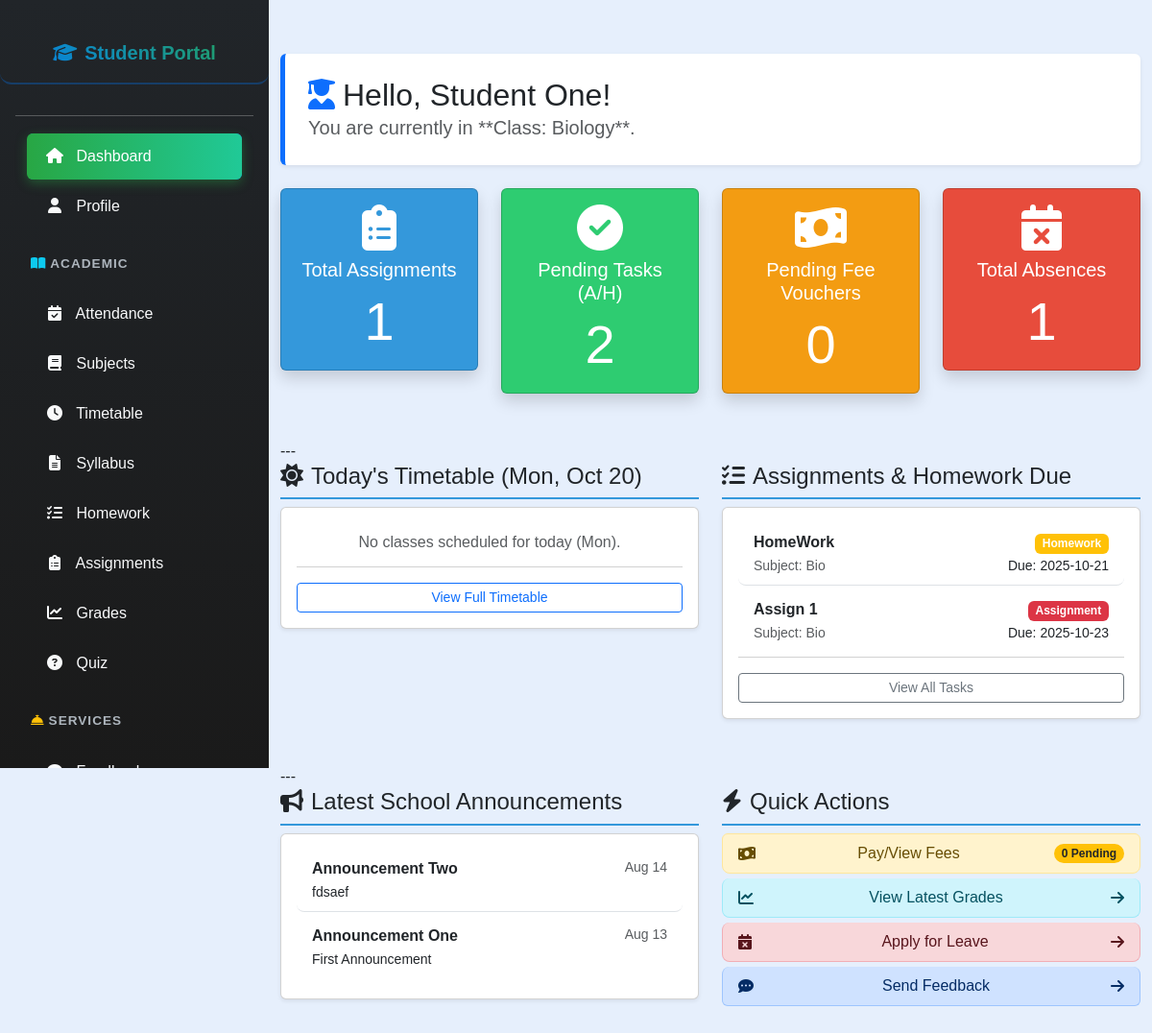
/student/student_dashboard.php (signed in), run on the app's committed database.
### tables this page shows
CREATE TABLE `users` (
  `user_id` int(11) NOT NULL,
  `usertype` enum('Teacher','Student') NOT NULL,
  `first_name` varchar(50) NOT NULL,
  `last_name` varchar(50) NOT NULL,
  `email` varchar(100) NOT NULL,
  `password_hash` varchar(255) NOT NULL,
  `gender` enum('Male','Female','Other') NOT NULL,
  `dob` date NOT NULL,
  `contact_number` varchar(20) DEFAULT NULL,
  `address` text DEFAULT NULL,
  `profile_picture` varchar(255) DEFAULT NULL,
  `class_id` int(11) DEFAULT NULL,
  `created_at` datetime DEFAULT current_timestamp(),
  `updated_at` datetime DEFAULT current_timestamp() ON UPDATE current_timestamp()
);

CREATE TABLE `classes` (
  `class_id` int(11) NOT NULL,
  `class_name` varchar(50) NOT NULL,
  `section` varchar(10) NOT NULL,
  `created_at` datetime DEFAULT current_timestamp()
);

CREATE TABLE `announcements` (
  `announcement_id` int(11) NOT NULL,
  `title` varchar(255) NOT NULL,
  `description` text NOT NULL,
  `created_at` datetime DEFAULT current_timestamp()
);

### student/student_dashboard.php (the view, shortened to what this page needs)
<?php
include('../config.php');
$student_id = $_SESSION["user_id"];
$stmt = $conn->prepare("SELECT u.first_name, u.last_name, u.class_id, c.class_name
                        FROM users u
                        JOIN classes c ON u.class_id = c.class_id
                        WHERE u.user_id = ?");
$stmt->bind_param("i", $student_id);
$stmt->execute();
$result = $stmt->get_result();
if ($result && $result->num_rows > 0) {
    $student = $result->fetch_assoc();
    $student_name = $student['first_name'] . " " . $student['last_name'];
    $class_id = $student['class_id'];
    $class_name = $student['class_name'];
} else {
    $student_name = "Student";
    $class_id = 0;
    $class_name = "N/A";
}
$assignmentStats = [
    'total_assigned' => 0,
    'total_submitted' => 0,
    'pending_submission' => 0
];
$sqlAssignmentStats = "SELECT
    (SELECT COUNT(assignment_id) FROM assignments WHERE class_id = ?) AS total_assigned,
    (SELECT COUNT(submission_id) FROM assignment_submissions WHERE student_id = ?) AS total_submitted";
$stmt = $conn->prepare($sqlAssignmentStats);
$stmt->bind_param("ii", $class_id, $student_id);
$stmt->execute();
$result = $stmt->get_result()->fetch_assoc();
$assignmentStats['total_assigned'] = $result['total_assigned'];
$assignmentStats['total_submitted'] = $result['total_submitted'];
$assignmentStats['pending_submission'] = $assignmentStats['total_assigned'] - $assignmentStats['total_submitted'];
$sqlToDo = "
(SELECT
    'Assignment' AS type,
    a.title,
    a.due_date,
    s.subject_name
FROM assignments a
JOIN subjects s ON a.subject_id = s.subject_id
WHERE a.class_id = ?
    AND a.due_date >= CURDATE()
    AND a.assignment_id NOT IN (SELECT assignment_id FROM assignment_submissions WHERE student_id = ?)
)
UNION ALL
(SELECT
    'Homework' AS type,
    h.title,
    h.due_date,
    s.subject_name
FROM homework h
JOIN subjects s ON h.subject_id = s.subject_id
WHERE h.class_id = ?
    AND h.due_date >= CURDATE()
)
ORDER BY due_date ASC
LIMIT 5";
$stmt = $conn->prepare($sqlToDo);
$stmt->bind_param("iii", $class_id, $student_id, $class_id);
$stmt->execute();
$resultToDo = $stmt->get_result();
$toDoList = $resultToDo->fetch_all(MYSQLI_ASSOC);
$today = date('D');
$sqlTodayTimetable = "SELECT t.start_time, s.subject_name, u.first_name AS teacher_first
                      FROM timetables t
                      JOIN subjects s ON t.subject_id = s.subject_id
                      JOIN users u ON t.teacher_id = u.user_id
                      WHERE t.class_id = ? AND t.day_of_week = ?
                      ORDER BY t.start_time ASC";
$stmt = $conn->prepare($sqlTodayTimetable);
$stmt->bind_param("is", $class_id, $today);
$stmt->execute();
$resultTodayTimetable = $stmt->get_result();
$todaySessions = $resultTodayTimetable->fetch_all(MYSQLI_ASSOC);
$sqlPendingFees = "SELECT COUNT(*) AS total_pending FROM fee_vouchers WHERE student_id = ? AND status = 'Pending'";
$stmt = $conn->prepare($sqlPendingFees);
$stmt->bind_param("i", $student_id);
$stmt->execute();
$result = $stmt->get_result()->fetch_assoc();
$totalPendingFees = $result['total_pending'];
$sqlTotalAbsences = "SELECT COUNT(*) AS total_absent FROM attendance WHERE student_id = ? AND status = 'Absent'";
$stmt = $conn->prepare($sqlTotalAbsences);
$stmt->bind_param("i", $student_id);
$stmt->execute();
$result = $stmt->get_result()->fetch_assoc();
$totalAbsences = $result['total_absent'];
$announcements = [];
$annStmt = $conn->prepare("SELECT title, description, created_at FROM announcements ORDER BY created_at DESC LIMIT 3");
$annStmt->execute();
$annResult = $annStmt->get_result();
while ($row = $annResult->fetch_assoc()) {
    $announcements[] = $row;
}
?>
<!DOCTYPE html>
<html lang="en">
<head>
<link href="https://cdn.jsdelivr.net/npm/bootstrap@5.3.0/dist/css/bootstrap.min.css" rel="stylesheet" />
<link href="https://cdnjs.cloudflare.com/ajax/libs/font-awesome/6.6.0/css/all.min.css" rel="stylesheet" />
</head>
<body>
<?php include('student_sidebar.php'); ?>
<div class="container my-4">
    <div class="p-4 mb-4 bg-white rounded shadow-sm border-start border-5 border-primary">
        <h2 class="mb-0 border-0 p-0"><i class="fas fa-user-graduate me-2 text-primary"></i>Hello, <?= htmlspecialchars($student_name) ?>!</h2>
        <p class="text-muted lead mb-0">You are currently in **Class: <?= htmlspecialchars($class_name) ?>**.</p>
    </div>
    <div class="row g-4 mb-5">
        <div class="col-lg-3 col-md-6">
            <div class="card stat-card text-center bg-custom-blue text-white shadow">
                <div class="card-body">
                    <i class="fas fa-clipboard-list fa-3x mb-2"></i>
                    <h5 class="card-title">Total Assignments</h5>
                    <p class="display-4 m-0"><?= $assignmentStats['total_assigned'] ?></p>
                </div>
            </div>
        </div>
        <div class="col-lg-3 col-md-6">
            <div class="card stat-card text-center bg-custom-green text-white shadow">
                <div class="card-body">
                    <i class="fas fa-check-circle fa-3x mb-2"></i>
                    <h5 class="card-title">Pending Tasks (A/H)</h5>
                    <p class="display-4 m-0"><?= count($toDoList) ?></p>
                </div>
            </div>
        </div>
        <div class="col-lg-3 col-md-6">
            <div class="card stat-card text-center bg-custom-yellow text-white shadow">
                <div class="card-body">
                    <i class="fas fa-money-bill-wave fa-3x mb-2"></i>
                    <h5 class="card-title">Pending Fee Vouchers</h5>
                    <p class="display-4 m-0"><?= $totalPendingFees ?></p>
                </div>
            </div>
        </div>
        <div class="col-lg-3 col-md-6">
            <div class="card stat-card text-center bg-custom-red text-white shadow">
                <div class="card-body">
                    <i class="fas fa-calendar-times fa-3x mb-2"></i>
                    <h5 class="card-title">Total Absences</h5>
                    <p class="display-4 m-0"><?= $totalAbsences ?></p>
                </div>
            </div>
        </div>
    </div>
    ---
    <div class="row g-4 mb-5">
        <div class="col-lg-6">
            <h4><i class="fas fa-sun me-2"></i>Today's Timetable (<?= htmlspecialchars(date('D, M d')) ?>)</h4>
            <div class="card shadow-sm p-3">
                <ul class="list-group list-group-flush">
                    <?php if ($todaySessions): ?>
                        <?php foreach ($todaySessions as $session): ?>
                            <li class="list-group-item d-flex justify-content-between align-items-center">
                                <div>
                                    <strong class="text-primary"><?= htmlspecialchars($session['subject_name']) ?></strong>
                                    <br><small class="text-muted">Teacher: <?= htmlspecialchars($session['teacher_first']) ?></small>
                                </div>
                                <span class="badge bg-secondary"><?= htmlspecialchars(date("g:i a", strtotime($session['start_time']))) ?></span>
                            </li>
                        <?php endforeach; ?>
                    <?php else: ?>
                        <li class="list-group-item text-muted text-center">No classes scheduled for today (<?= htmlspecialchars($today) ?>).</li>
                    <?php endif; ?>
                </ul>
                <a href="view_timetable.php" class="btn btn-outline-primary btn-sm mt-3">View Full Timetable</a>
            </div>
        </div>
        <div class="col-lg-6">
            <h4><i class="fas fa-tasks me-2"></i>Assignments & Homework Due</h4>
            <div class="card shadow-sm p-3">
                <ul class="list-group list-group-flush">
                    <?php if ($toDoList): ?>
                        <?php foreach ($toDoList as $task): ?>
                            <?php
                                $badge_color = ($task['type'] == 'Assignment') ? 'danger' : 'warning';
                                $link_file = ($task['type'] == 'Assignment') ? 'view_assignments.php' : 'view_homework.php';
                            ?>
                            <a href="<?= $link_file ?>" class="list-group-item list-group-item-action d-flex justify-content-between align-items-center">
                                <div>
                                    <strong><?= htmlspecialchars($task['title']) ?></strong>
                                    <br><small class="text-muted">Subject: <?= htmlspecialchars($task['subject_name']) ?></small>
                                </div>
                                <div class="text-end">
                                    <span class="badge bg-<?= $badge_color ?>"><?= htmlspecialchars($task['type']) ?></span>
                                    <br><small>Due: <?= htmlspecialchars($task['due_date']) ?></small>
                                </div>
                            </a>
                        <?php endforeach; ?>
                    <?php else: ?>
                        <li class="list-group-item text-muted text-center list-group-item-success">🎉 All caught up! No tasks due soon.</li>
                    <?php endif; ?>
                </ul>
                <a href="view_assignments.php" class="btn btn-outline-secondary btn-sm mt-3">View All Tasks</a>
            </div>
        </div>
    </div>
    ---
    <div class="row g-4 mb-5">
        <div class="col-lg-6">
            <h4><i class="fas fa-bullhorn me-2"></i>Latest School Announcements</h4>
            <div class="card shadow-sm p-3">
                <ul class="list-group list-group-flush">
                    <?php if ($announcements): ?>
                        <?php foreach ($announcements as $ann): ?>
                            <li class="list-group-item d-flex justify-content-between align-items-start">
                                <div>
                                    <strong><?= htmlspecialchars($ann['title']) ?></strong>
                                    <p class="mb-0 text-truncate" style="max-width: 90%;"><small><?= nl2br(htmlspecialchars($ann['description'])) ?></small></p>
                                </div>
                                <small class="text-muted text-nowrap"><?= htmlspecialchars(date('M d', strtotime($ann['created_at']))) ?></small>
                            </li>
                        <?php endforeach; ?>
                    <?php else: ?>
                        <li class="list-group-item text-muted text-center">No recent announcements.</li>
                    <?php endif; ?>
                </ul>
            </div>
        </div>
        <div class="col-lg-6">
            <h4><i class="fas fa-bolt me-2"></i>Quick Actions</h4>
            <div class="list-group">
                <a href="student_fee_portal.php" class="list-group-item list-group-item-action d-flex justify-content-between align-items-center list-group-item-warning">
                    <i class="fas fa-money-bill-wave me-2"></i> Pay/View Fees
                    <span class="badge bg-warning text-dark rounded-pill"><?= $totalPendingFees ?> Pending</span>
                </a>
                <a href="view_grades.php" class="list-group-item list-group-item-action d-flex justify-content-between align-items-center list-group-item-info">
                    <i class="fas fa-chart-line me-2"></i> View Latest Grades
                    <i class="fas fa-arrow-right"></i>
                </a>
                <a href="student_leave.php" class="list-group-item list-group-item-action d-flex justify-content-between align-items-center list-group-item-danger">
                    <i class="fas fa-calendar-times me-2"></i> Apply for Leave
                    <i class="fas fa-arrow-right"></i>
                </a>
                <a href="student_feedback.php" class="list-group-item list-group-item-action d-flex justify-content-between align-items-center list-group-item-primary">
                    <i class="fas fa-comment-dots me-2"></i> Send Feedback
                    <i class="fas fa-arrow-right"></i>
                </a>
            </div>
        </div>
    </div>
</div>
</body>
</html>

### student/student_dashboard.php (style rules this page uses)
body { background-color: #f0f4f8; font-family: 'Segoe UI', Tahoma, Geneva, Verdana, sans-serif; margin-left: 280px; }
.container { padding: 2rem 1rem; }
h2, h4 { color: #2c3e50; margin-bottom: 1rem; border-bottom: 2px solid #3498db; padding-bottom: 0.5rem; }
.stat-card { border-radius: 12px; transition: transform 0.3s, box-shadow 0.3s; border: none; }
.list-group-item { border-radius: 8px; margin-bottom: 5px; }
.bg-custom-blue { background-color: #3498db !important; }
.bg-custom-green { background-color: #2ecc71 !important; }
.bg-custom-yellow { background-color: #f39c12 !important; }
.bg-custom-red { background-color: #e74c3c !important; }

### student/student_sidebar.php (style rules this page uses)
body { font-family: Arial, sans-serif; background-color: #e6effc; margin-left: 280px; overflow-x: hidden; }

### data on the page
users: student_name "Student One", class.class_name "Biology"
announcements: title "Announcement Two", description "fdsaef", created_at "Aug 14"
announcements: title "Announcement One", description "First Announcement", created_at "Aug 13"

### other printed values
$assignmentStats['total_assigned'] "1"
count($toDoList) "2"
$totalPendingFees "0"
$totalAbsences "1"
$task['title'] "HomeWork"
$task['subject_name'] "Bio"
$task['type'] "Homework"
$task['due_date'] "2025-10-21"
$task['title'] "Assign 1"
$task['type'] "Assignment"
$task['due_date'] "2025-10-23"
